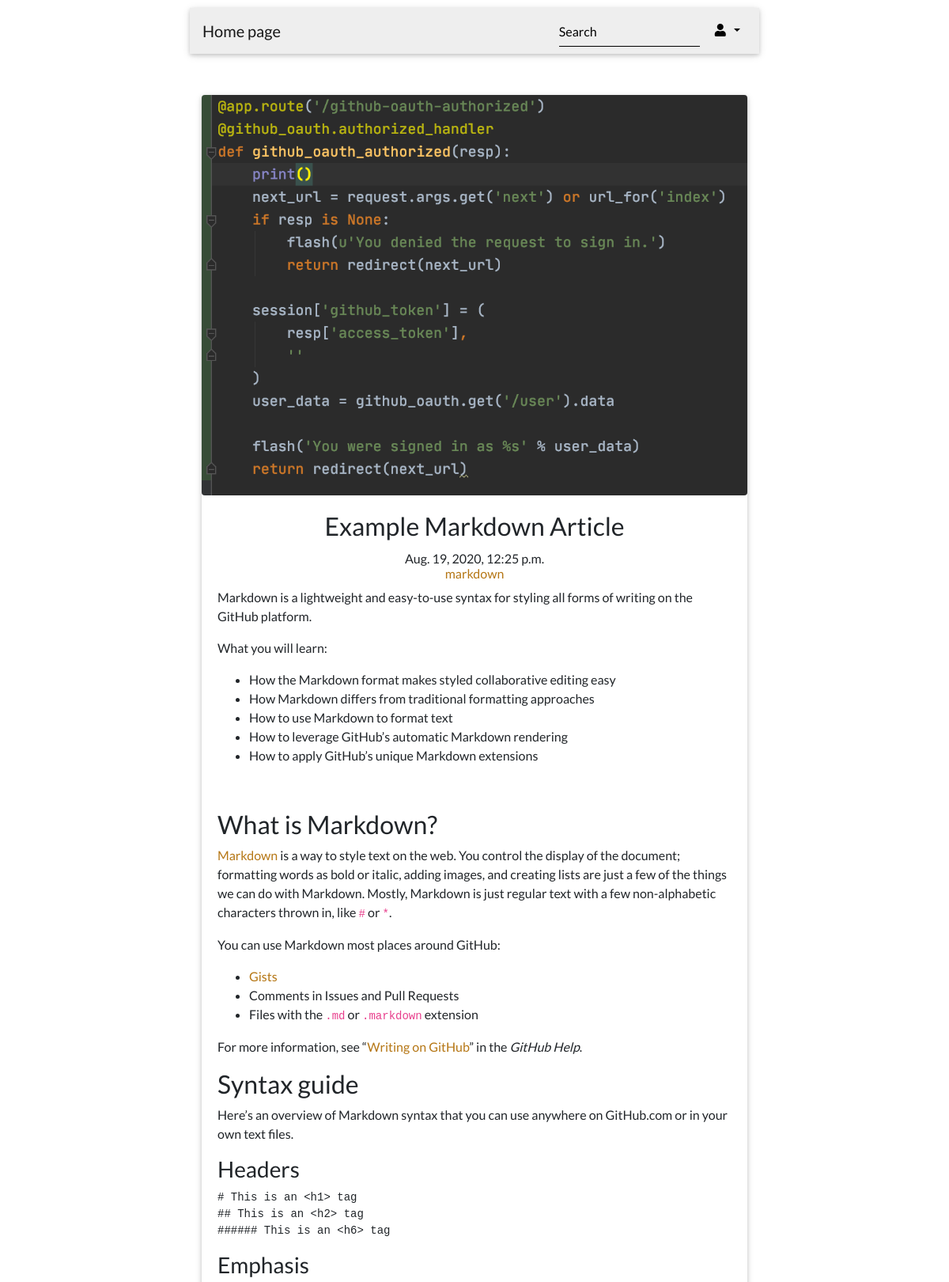
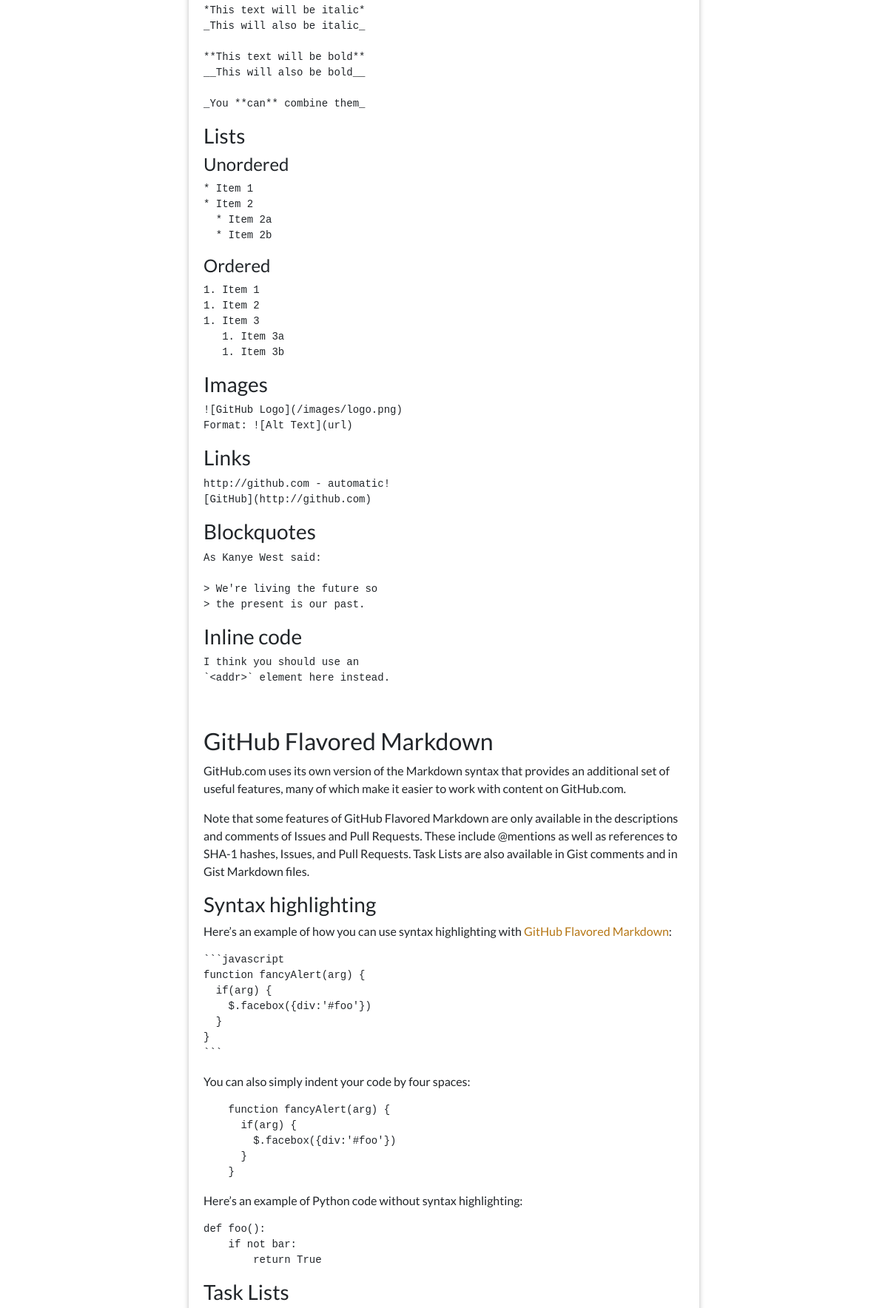
/blog/post/example-markdown-article/ (upper part), run on the app's committed database (2 pictures, top to bottom).
### blog/models.py (models this page shows, shortened)
class Post(models.Model):
    title = models.CharField(max_length=150, db_index=True)
    slug = models.SlugField(max_length=150, blank=True, unique=True)
    article_image = models.ImageField(upload_to='media/', null=True, blank=True)
    body = RichTextUploadingField(blank=True, db_index=True)
    tags = models.ManyToManyField('Tag', blank=True, related_name='posts')
    date_pub = models.DateTimeField(auto_now_add=True)
    class Meta:
        ordering = ['-date_pub']

class Tag(models.Model):
    title = models.CharField(max_length=50)
    slug = models.SlugField(max_length=50, unique=True)
    class Meta:
        ordering = ['title']

### blog/views.py (the view)
# urls.py: path('post/<str:slug>/', PostDetail.as_view(), name='post_detail_url'),
class PostDetail(ObjectDetailMixin, View):
    model = Post
    template = 'blog/post_detail.html'

### blog/utils.py (called while the page is built)
    def get(self, request, slug):
        obj = get_object_or_404(self.model, slug__iexact=slug)
        return render(request, self.template, context={self.model.__name__.lower(): obj, 'admin_object': obj})

### blog/templates/blog/post_detail.html (shortened to what this page needs)
{% extends 'base.html' %}
{% block content %}
    <main>
        <div class="container-fluid" id="container__detail">
          <div class="card card-cascade wider reverse my-4 pb-5">
            {% if post.article_image %}
            <div class="view view-cascade overlay wow fadeIn">
              <img src="{{ post.article_image.url }}" class="img-fluid">
            </div>
            {% endif %}
            <div class="card-body card-body-cascade text-center wow fadeIn" data-wow-delay="0.2s">
              <h2 class="card-title"><strong>{{ post.title }}</strong></h2>
              <h6>
                <strong>{{ post.date_pub }}</strong> <br>
                {% for tag in post.tags.all %}
                <a href="../../?tag={{ tag.slug }}">
                    {{ tag.title }}
                </a>
                {% endfor %}
              </h6>
              <div class="body text-left">
                {{ post.body|safe }}
              </div>
            </div>
          </div>
        </div>
      </main>
{% endblock %}

### static/css/styles.css (style rules this page uses)
* { font-family: Lato; }
a { color: #b57614; }
#container__detail { width:60%; margin-top:120px; }
.img-fluid { min-width: 100%; height: auto; }
.view { border-radius: .25em; }

### data on the page
Post: article_image (picture), title "Example Markdown Article", date_pub "Aug. 19, 2020, 12:25 p.m.", body "Markdown is a lightweight and easy-to-use syntax for styling all forms of writing on the GitHub platform. What you will learn: How the Markdown format makes styled collaborative editing easy How Markdown differs from traditional formatting approaches How to use Markdown to format text How to leverage GitHub’s automatic Markdown rendering How to apply GitHub’s unique Markdown extensions What is Markdown? Markdown is a way to style text on the web. You control the display of the document; formatting words as bold or italic, adding images, and creating lists are just a few of the things we can do with Markdown. Mostly, Markdown is just regular text with a few non-alphabetic characters thrown…"
Tag: title "markdown"
